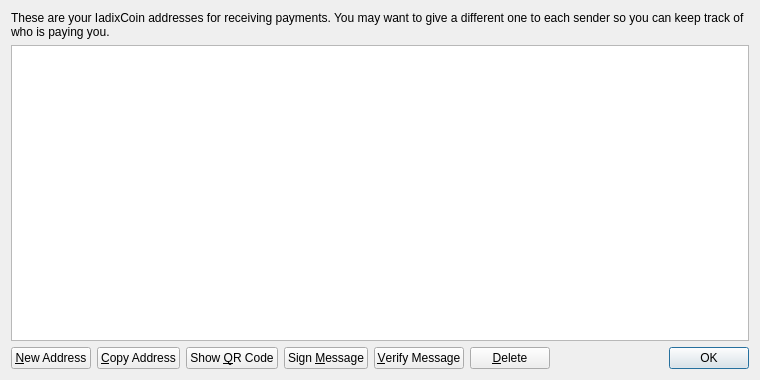
<?xml version="1.0" encoding="UTF-8"?>
<ui version="4.0">
 <class>AddressBookPage</class>
 <widget class="QWidget" name="AddressBookPage">
  <property name="geometry">
   <rect>
    <x>0</x>
    <y>0</y>
    <width>760</width>
    <height>380</height>
   </rect>
  </property>
  <property name="windowTitle">
   <string>Address Book</string>
  </property>
  <layout class="QVBoxLayout" name="verticalLayout">
   <item>
    <widget class="QLabel" name="labelExplanation">
     <property name="text">
      <string>These are your IadixCoin addresses for receiving payments. You may want to give a different one to each sender so you can keep track of who is paying you.</string>
     </property>
     <property name="textFormat">
      <enum>Qt::PlainText</enum>
     </property>
     <property name="wordWrap">
      <bool>true</bool>
     </property>
    </widget>
   </item>
   <item>
    <widget class="QTableView" name="tableView">
     <property name="contextMenuPolicy">
      <enum>Qt::CustomContextMenu</enum>
     </property>
     <property name="toolTip">
      <string>Double-click to edit address or label</string>
     </property>
     <property name="tabKeyNavigation">
      <bool>false</bool>
     </property>
     <property name="selectionMode">
      <enum>QAbstractItemView::SingleSelection</enum>
     </property>
     <property name="selectionBehavior">
      <enum>QAbstractItemView::SelectRows</enum>
     </property>
     <property name="sortingEnabled">
      <bool>true</bool>
     </property>
     <attribute name="verticalHeaderVisible">
      <bool>false</bool>
     </attribute>
    </widget>
   </item>
   <item>
    <layout class="QHBoxLayout" name="horizontalLayout">
     <item>
      <widget class="QPushButton" name="newAddressButton">
       <property name="toolTip">
        <string>Create a new address</string>
       </property>
       <property name="text">
        <string>&amp;New Address</string>
       </property>
      </widget>
     </item>
     <item>
      <widget class="QPushButton" name="copyToClipboard">
       <property name="toolTip">
        <string>Copy the currently selected address to the system clipboard</string>
       </property>
       <property name="text">
        <string>&amp;Copy Address</string>
       </property>
      </widget>
     </item>
     <item>
      <widget class="QPushButton" name="showQRCode">
       <property name="text">
        <string>Show &amp;QR Code</string>
       </property>
      </widget>
     </item>
     <item>
      <widget class="QPushButton" name="signMessage">
       <property name="toolTip">
        <string>Sign a message to prove you own a IadixCoin address</string>
       </property>
       <property name="text">
        <string>Sign &amp;Message</string>
       </property>
      </widget>
     </item>
     <item>
      <widget class="QPushButton" name="verifyMessage">
       <property name="toolTip">
        <string>Verify a message to ensure it was signed with a specified IadixCoin address</string>
       </property>
       <property name="text">
        <string>&amp;Verify Message</string>
       </property>
      </widget>
     </item>
     <item>
      <widget class="QPushButton" name="deleteButton">
       <property name="toolTip">
        <string>Delete the currently selected address from the list</string>
       </property>
       <property name="text">
        <string>&amp;Delete</string>
       </property>
      </widget>
     </item>
     <item>
      <spacer name="horizontalSpacer">
       <property name="orientation">
        <enum>Qt::Horizontal</enum>
       </property>
       <property name="sizeHint" stdset="0">
        <size>
         <width>40</width>
         <height>20</height>
        </size>
       </property>
      </spacer>
     </item>
     <item>
      <widget class="QDialogButtonBox" name="buttonBox">
       <property name="sizePolicy">
        <sizepolicy hsizetype="Maximum" vsizetype="Fixed">
         <horstretch>0</horstretch>
         <verstretch>0</verstretch>
        </sizepolicy>
       </property>
       <property name="standardButtons">
        <set>QDialogButtonBox::Ok</set>
       </property>
      </widget>
     </item>
    </layout>
   </item>
  </layout>
 </widget>
 <resources>
  <include location="../bitcoin.qrc"/>
 </resources>
 <connections/>
</ui>
